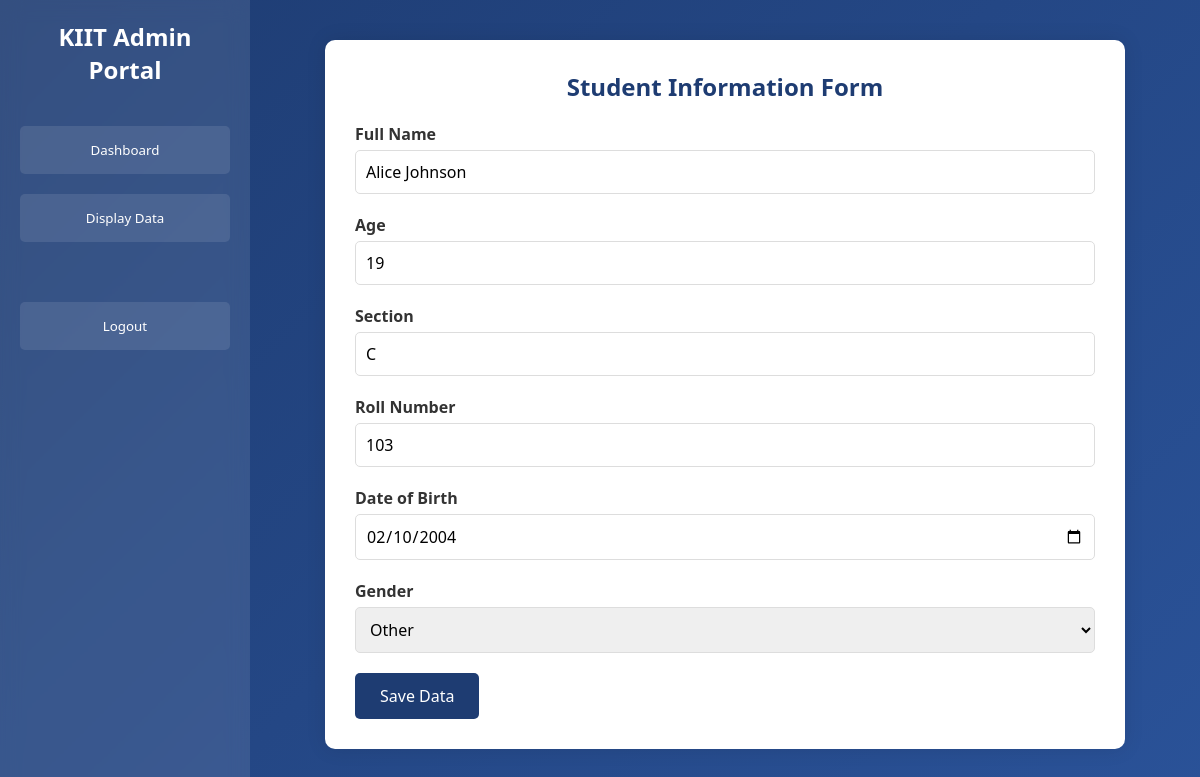
/index.php?page=dashboard&roll=103 (signed in), run on the app's committed database.
### tables this page shows
CREATE TABLE IF NOT EXISTS `students` (
    `id` INT AUTO_INCREMENT PRIMARY KEY,
    `name` VARCHAR(100) NOT NULL,
    `age` INT NOT NULL,
    `section` VARCHAR(50) NOT NULL,
    `roll_number` VARCHAR(50) NOT NULL UNIQUE,
    `dob` DATE NOT NULL,
    `gender` ENUM('Male', 'Female', 'Other') NOT NULL
);

### dashboard.php (the view, shortened to what this page needs)
<div class="form-container">
    <h2>Student Information Form</h2>
    <?php
    $student = [];
    if (isset($_GET['roll'])) {
        $stmt = $pdo->prepare("SELECT * FROM students WHERE roll_number = ?");
        $stmt->execute([$_GET['roll']]);
        $student = $stmt->fetch();
    }
    ?>
    <form method="POST">
        <div class="form-group">
            <label>Full Name</label>
            <input type="text" name="name" required value="<?= $student['name'] ?? '' ?>">
        </div>
        <div class="form-group">
            <label>Age</label>
            <input type="number" name="age" required value="<?= $student['age'] ?? '' ?>">
        </div>
        <div class="form-group">
            <label>Section</label>
            <input type="text" name="section" required value="<?= $student['section'] ?? '' ?>">
        </div>
        <div class="form-group">
            <label>Roll Number</label>
            <input type="text" name="roll_number" required value="<?= $student['roll_number'] ?? '' ?>">
        </div>
        <div class="form-group">
            <label>Date of Birth</label>
            <input type="date" name="dob" required value="<?= $student['dob'] ?? '' ?>">
        </div>
        <div class="form-group">
            <label>Gender</label>
            <select name="gender" required>
                <option value="Other" <?= ($student['gender'] ?? '') == 'Other' ? 'selected' : '' ?>>Other</option>
            </select>
        </div>
        <button type="submit" class="btn">Save Data</button>
    </form>
</div>

### style.css (style rules this page uses)
* { margin: 0; padding: 0; box-sizing: border-box; font-family: 'Segoe UI', Tahoma, Geneva, Verdana, sans-serif; }
body { background: linear-gradient(135deg, #1e3c72, #2a5298); min-height: 100vh; color: #333; }
.form-container { background: white; padding: 30px; border-radius: 10px; box-shadow: 0 0 20px rgba(0, 0, 0, 0.1); max-width: 800px; margin: 0 auto; }
.form-container h2 { margin-bottom: 20px; color: #1e3c72; text-align: center; }
.form-group { margin-bottom: 20px; }
.form-group label { display: block; margin-bottom: 5px; color: #333; font-weight: bold; }
.form-group input, .form-group select { width: 100%; padding: 10px; border: 1px solid #ddd; border-radius: 5px; font-size: 16px; transition: border-color 0.3s ease; }
.btn { background: #1e3c72; color: white; padding: 12px 25px; border: none; border-radius: 5px; cursor: pointer; transition: 0.3s; font-size: 16px; }

### data on the page
students: name "Alice Johnson", age "19", section "C", roll_number "103", dob "02/10/2004", gender "Other"
